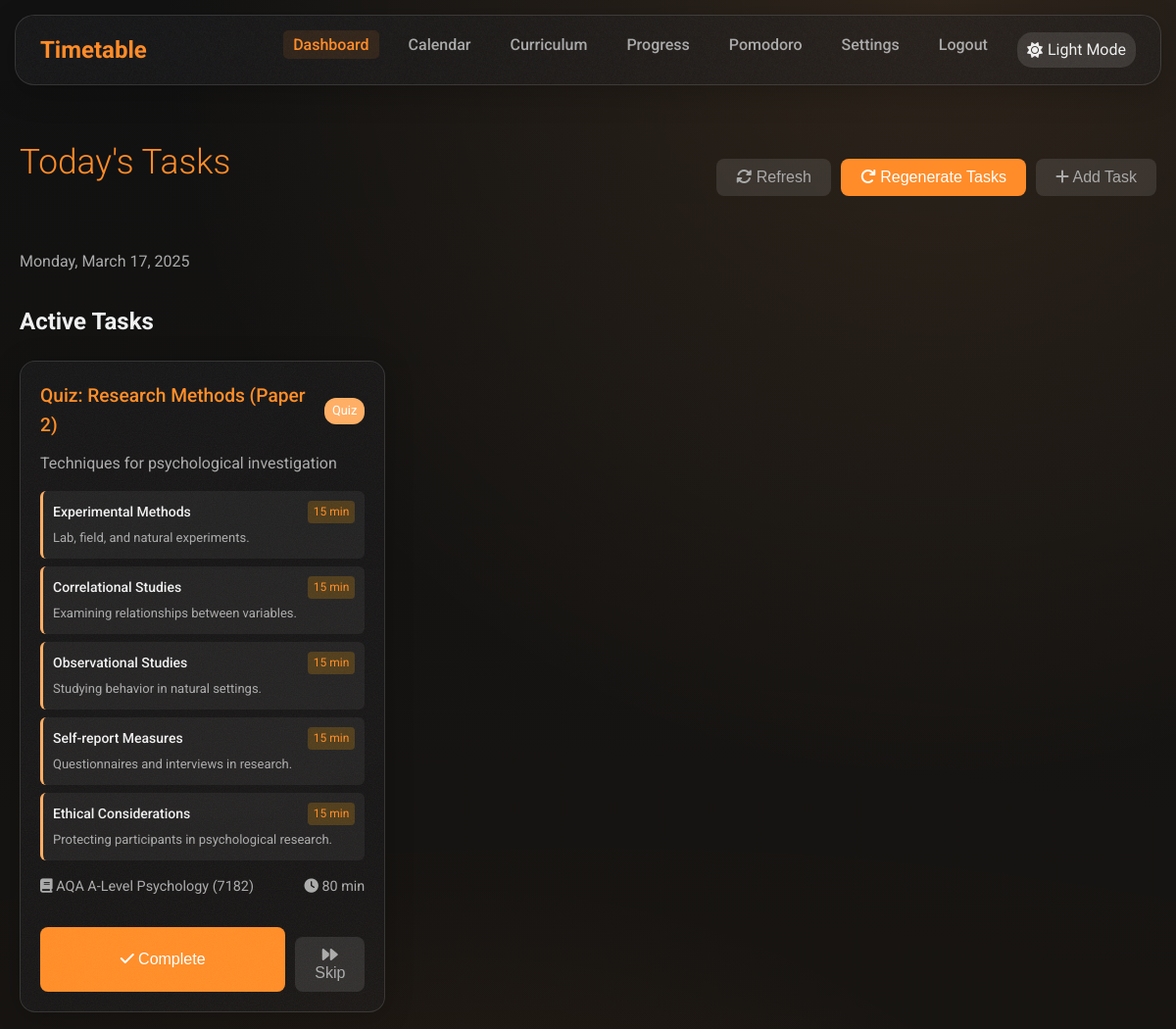
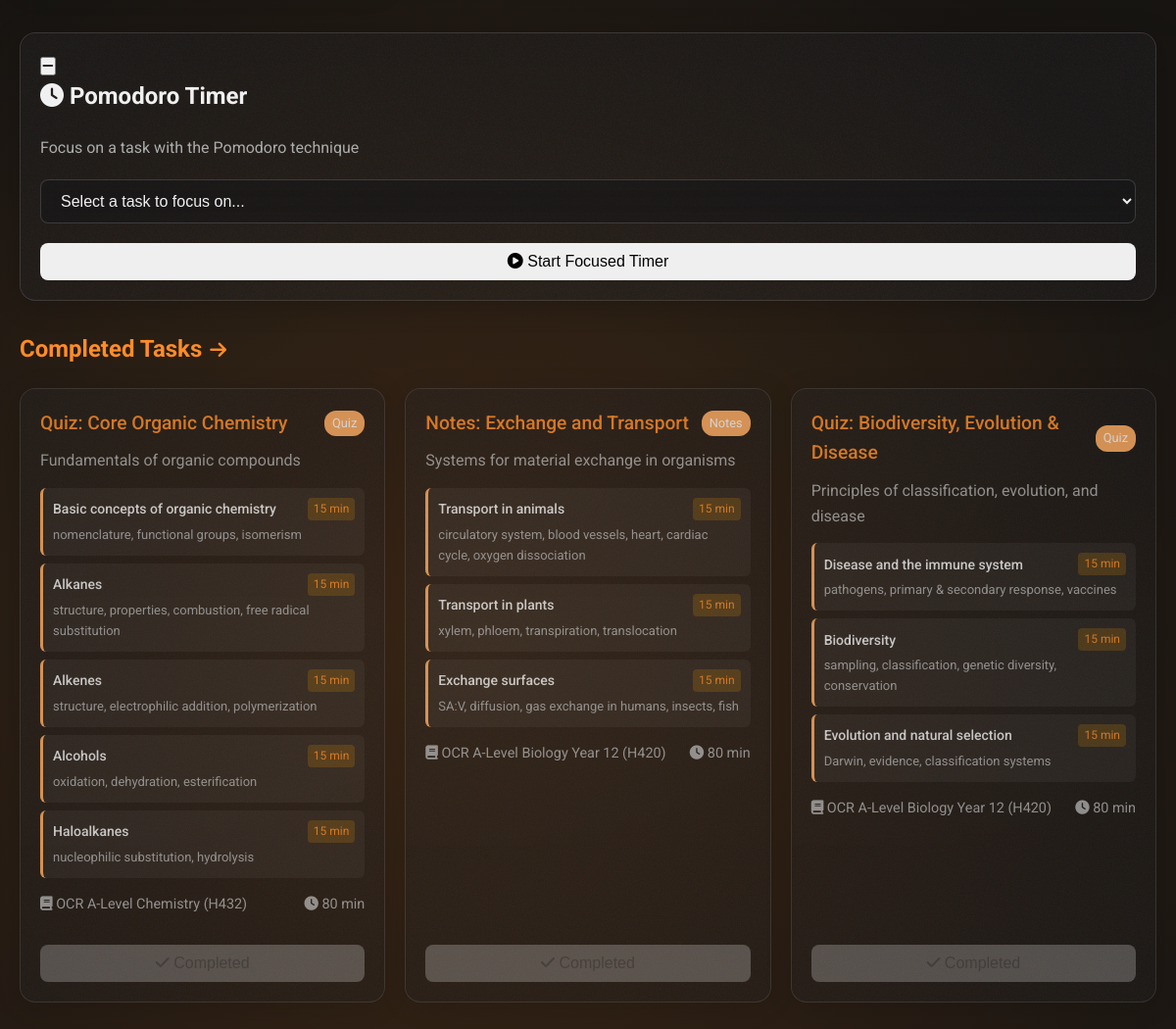
The page / (signed in) on the database its author committed (2 pictures, top to bottom).
### app/models/user.py (models this page shows, shortened)
class User(db.Model, UserMixin):
    __tablename__ = 'users'
    id = db.Column(db.Integer, primary_key=True)
    username = db.Column(db.String(50), unique=True, nullable=False)
    password_hash = db.Column(db.String(128), nullable=False)
    email = db.Column(db.String(100), unique=False, nullable=True)
    created_at = db.Column(db.DateTime, default=datetime.utcnow)
    last_login = db.Column(db.DateTime, nullable=True)
    study_hours_per_day = db.Column(db.Float, default=2.0)
    weekend_study_hours = db.Column(db.Float, default=3.0)
    dark_mode = db.Column(db.Boolean, default=False)
    task_type_preferences = db.relationship('TaskTypePreference', backref='user', lazy=True, cascade='all, delete-orphan')
    tasks = db.relationship('Task', back_populates='assigned_user', lazy=True, cascade='all, delete-orphan')
    subtopic_confidences = db.relationship('SubtopicConfidence', back_populates='user', lazy=True, cascade='all, delete-orphan')
    topic_confidences = db.relationship('TopicConfidence', back_populates='user', lazy=True, cascade='all, delete-orphan')

### app/models/task.py (models this page shows, shortened)
class Task(db.Model):
    __tablename__ = 'tasks'
    id = db.Column(db.Integer, primary_key=True)
    user_id = db.Column(db.Integer, db.ForeignKey('users.id'), nullable=False)
    subject_id = db.Column(db.Integer, db.ForeignKey('subjects.id'), nullable=False)
    topic_id = db.Column(db.Integer, db.ForeignKey('topics.id'), nullable=True)
    task_type_id = db.Column(db.Integer, db.ForeignKey('task_types.id'), nullable=False)
    title = db.Column(db.String(255), nullable=False)
    description = db.Column(db.Text, nullable=True)
    total_duration = db.Column(db.Integer, default=30)  # Duration in minutes
    created_at = db.Column(db.DateTime, default=datetime.utcnow)
    due_date = db.Column(db.Date, nullable=True)
    completed_at = db.Column(db.DateTime, nullable=True)
    skipped_at = db.Column(db.DateTime, nullable=True)
    subject = db.relationship('Subject', back_populates='tasks')
    topic = db.relationship('Topic', backref=db.backref('tasks', lazy=True))
    subtopics = db.relationship('TaskSubtopic', backref='task', lazy=True, cascade='all, delete-orphan')
    assigned_user = db.relationship('User', back_populates='tasks')

class TaskType(db.Model):
    __tablename__ = 'task_types'
    id = db.Column(db.Integer, primary_key=True)
    name = db.Column(db.String(50), nullable=False, unique=True)
    description = db.Column(db.Text, nullable=True)
    preferences = db.relationship('TaskTypePreference', backref='task_type', lazy=True, cascade='all, delete-orphan')
    tasks = db.relationship('Task', backref='task_type', lazy=True)

class TaskSubtopic(db.Model):
    __tablename__ = 'task_subtopics'
    id = db.Column(db.Integer, primary_key=True)
    task_id = db.Column(db.Integer, db.ForeignKey('tasks.id'), nullable=False)
    subtopic_id = db.Column(db.Integer, db.ForeignKey('subtopics.id'), nullable=False)
    duration = db.Column(db.Integer, default=15)  # Duration in minutes
    subtopic = db.relationship('Subtopic', back_populates='task_subtopics', lazy=True)

### app/models/curriculum.py (models this page shows, shortened)
class Subtopic(db.Model):
    __tablename__ = 'subtopics'
    id = db.Column(db.Integer, primary_key=True)
    topic_id = db.Column(db.Integer, db.ForeignKey('topics.id'), nullable=False)
    title = db.Column(db.String(255), nullable=False)
    description = db.Column(db.Text, nullable=True)
    value = db.Column(db.Integer, default=4)  # Used in the curriculum hierarchy
    estimated_duration = db.Column(db.Integer, default=15)  # Duration in minutes
    is_user_created = db.Column(db.Boolean, default=False)
    created_by_user_id = db.Column(db.Integer, db.ForeignKey('users.id'), nullable=True)
    topic = db.relationship('Topic', back_populates='subtopics', lazy=True)
    task_subtopics = db.relationship('TaskSubtopic', back_populates='subtopic', lazy=True, cascade='all, delete-orphan')
    subtopic_confidences = db.relationship('SubtopicConfidence', back_populates='subtopic', lazy=True, cascade='all, delete-orphan')

class Subject(db.Model):
    __tablename__ = 'subjects'
    id = db.Column(db.Integer, primary_key=True)
    title = db.Column(db.String(255), nullable=False)
    description = db.Column(db.Text, nullable=True)
    value = db.Column(db.Integer, default=1)  # Used in the curriculum hierarchy
    is_user_created = db.Column(db.Boolean, default=False)
    created_by_user_id = db.Column(db.Integer, db.ForeignKey('users.id'), nullable=True)
    topics = db.relationship('Topic', back_populates='subject', lazy=True, cascade='all, delete-orphan')
    tasks = db.relationship('Task', back_populates='subject', lazy=True)

### app/routes/main.py (the view)
@main_bp.route('/')
@login_required
def index():
    response = _get_index_data()
    return add_cache_headers(response, max_age=60)  # Short cache for dynamic dashboard

### app/templates/main/index.html (shortened to what this page needs)
{% extends "base.html" %}
{% block content %}
<div class="d-flex justify-between items-center mb-3">
    <h1 class="page-title">Today's Tasks</h1>
    <div class="d-flex gap-1">
        <button class="btn btn-secondary" data-href="{{ url_for('main.index') }}">
            <i class="fas fa-sync-alt"></i> Refresh
        </button>
        <button class="btn btn-primary" id="refresh-tasks-btn">
            <i class="fas fa-redo"></i> Regenerate Tasks
        </button>
        <button class="btn btn-secondary" id="add-bonus-task-btn">
            <i class="fas fa-plus"></i> Add Task
        </button>
    </div>
</div>
<div class="mb-3">
    <p class="text-secondary">{{ current_date.strftime('%A, %B %d, %Y') }}</p>
</div>
{% if not active_tasks and not completed_tasks %}
    <div class="glass-card text-center">
        <p class="mb-2">No tasks available for today.</p>
        <button class="btn btn-primary" id="generate-tasks-btn">Generate Tasks</button>
    </div>
{% else %}
    {% if active_tasks %}
        <h2 class="mb-2">Active Tasks</h2>
        <div class="grid">
            {% for task in active_tasks %}
                <div class="task-container">
                    <div class="glass-card task-card" id="task-{{ task.id }}">
                        <div class="task-header">
                            <h3 class="task-title">{{ task.title }}</h3>
                            <span class="task-badge">
                                {{ task.task_type.name|capitalize }}
                            </span>
                        </div>
                        <div class="task-content">
                            <p class="task-description">{{ task.description | safe }}</p>
                            <div class="task-subtopics">
                                {% for subtask in task.subtopics %}
                                <div class="subtopic-container">
                                    <div class="subtopic-header">
                                        <span class="subtopic-title">{{ subtask.subtopic.title }}</span>
                                        <span class="subtopic-duration">{{ subtask.duration }} min</span>
                                    </div>
                                    <div class="subtopic-description">{{ subtask.subtopic.description }}</div>
                                </div>
                                {% endfor %}
                            </div>
                            <div class="task-meta">
                                <span>
                                    <i class="fas fa-book"></i> {{ task.subject.title }}
                                </span>
                                <span>
                                    <i class="fas fa-clock"></i> {{ task.total_duration }} min
                                </span>
                            </div>
                        </div>
                        <div class="task-actions">
                            <button class="btn btn-primary w-full" onclick="event.preventDefault(); completeTask('{{ task.id }}')">
                                <i class="fas fa-check"></i> Complete
                            </button>
                            <div class="d-flex gap-1 mt-1">
                                <button class="btn btn-secondary flex-1" onclick="event.preventDefault(); skipTask('{{ task.id }}')">
                                    <i class="fas fa-forward"></i> Skip
                                </button>
                            </div>
                        </div>
                    </div>
                </div>
            {% endfor %}
        </div>
    {% endif %}
    {% if active_tasks %}
        <div class="glass-card mt-3 mb-3 pomodoro-compact" id="pomodoro-container">
            <button class="hide-pomodoro-btn" id="toggle-pomodoro-btn" title="Hide Pomodoro Timer">
                <i class="fas fa-minus"></i>
            </button>
            <h2 class="mb-2"><i class="fas fa-clock"></i> Pomodoro Timer</h2>
            <div class="pomodoro-content" id="pomodoro-content">
                <p class="text-secondary mb-2">Focus on a task with the Pomodoro technique</p>
                <select id="pomodoro-task-select" class="form-control mb-2">
                    <option value="">Select a task to focus on...</option>
                </select>
                <button id="start-pomodoro-btn" class="btn w-full">
                    <i class="fas fa-play-circle"></i> Start Focused Timer
                </button>
            </div>
        </div>
    {% endif %}
    {% if completed_tasks %}
        <h2 class="mt-4 mb-2"><a href="{{ url_for('main.progress') }}" class="text-accent" style="text-decoration: none; display: flex; align-items: center;">Completed Tasks <i class="fas fa-arrow-right" style="margin-left: 8px; font-size: 0.8em;"></i></a></h2>
        <div class="grid">
            {% for task in completed_tasks %}
                <div class="task-container">
                    <div class="glass-card task-card" style="opacity: 0.8;">
                        <div class="task-header">
                            <h3 class="task-title">{{ task.title }}</h3>
                            <span class="task-badge">
                                {{ task.task_type.name|capitalize }}
                            </span>
                        </div>
                        <div class="task-content">
                            <p class="task-description">{{ task.description | safe }}</p>
                            <div class="task-subtopics">
                                {% for subtask in task.subtopics %}
                                <div class="subtopic-container">
                                    <div class="subtopic-header">
                                        <span class="subtopic-title">{{ subtask.subtopic.title }}</span>
                                        <span class="subtopic-duration">{{ subtask.duration }} min</span>
                                    </div>
                                    <div class="subtopic-description">{{ subtask.subtopic.description }}</div>
                                </div>
                                {% endfor %}
                            </div>
                            <div class="task-meta">
                                <span>
                                    <i class="fas fa-book"></i> {{ task.subject.title }}
                                </span>
                                <span>
                                    <i class="fas fa-clock"></i> {{ task.total_duration }} min
                                </span>
                            </div>
                        </div>
                        <div class="task-actions">
                            <button class="btn btn-success w-full" disabled>
                                <i class="fas fa-check"></i> Completed
                            </button>
                        </div>
                    </div>
                </div>
            {% endfor %}
        </div>
    {% endif %}
{% endif %}
{% endblock %}

### app/templates/base.html (shortened to what this page needs)
<!DOCTYPE html>
<html lang="en" data-theme="{{ 'dark' if current_user.is_authenticated and current_user.dark_mode else 'light' }}">
<head>
    <link rel="stylesheet" href="{{ url_for('static', filename='css/style.css') }}">
    <link rel="stylesheet" href="{{ url_for('static', filename='css/animations.css') }}">
    <link rel="stylesheet" href="https://cdnjs.cloudflare.com/ajax/libs/font-awesome/6.4.0/css/all.min.css">
</head>
<body class="{% block body_class %}{% endblock %}">
<header>
        <nav class="navbar glass-noise">
            <a href="{{ url_for('main.index') }}" class="navbar-brand">Timetable</a>
            <ul class="navbar-nav" id="navbar-nav">
                {% if current_user.is_authenticated %}
                <li><a href="{{ url_for('main.index') }}" class="nav-link {{ 'active' if request.endpoint == 'main.index' }}">Dashboard</a></li>
                <li><a href="{{ url_for('main.calendar') }}" class="nav-link {{ 'active' if request.endpoint == 'main.calendar' }}">Calendar</a></li>
                <li><a href="{{ url_for('main.curriculum') }}" class="nav-link {{ 'active' if request.endpoint == 'main.curriculum' }}">Curriculum</a></li>
                <li><a href="{{ url_for('main.progress') }}" class="nav-link {{ 'active' if request.endpoint == 'main.progress' }}">Progress</a></li>
                <li><a href="{{ url_for('main.pomodoro') }}" class="nav-link {{ 'active' if request.endpoint == 'main.pomodoro' }}">Pomodoro</a></li>
                <li><a href="{{ url_for('main.settings') }}" class="nav-link {{ 'active' if request.endpoint == 'main.settings' }}">Settings</a></li>
                <li><a href="{{ url_for('auth.logout') }}" class="nav-link">Logout</a></li>
                <li>
                    <div class="dark-mode-toggle glass-noise" id="dark-mode-toggle">
                        <i class="fas {{ 'fa-sun' if current_user.dark_mode else 'fa-moon' }}"></i>
                        <span>{{ 'Light Mode' if current_user.dark_mode else 'Dark Mode' }}</span>
                    </div>
                </li>
                {% else %}
                <li><a href="{{ url_for('auth.login') }}" class="nav-link {{ 'active' if request.endpoint == 'auth.login' }}">Login</a></li>
                <li><a href="{{ url_for('auth.register') }}" class="nav-link {{ 'active' if request.endpoint == 'auth.register' }}">Register</a></li>
                {% endif %}
            </ul>
        </nav>
    </header>
    <main class="container">
        {% block content %}{% endblock %}
    </main>
</body>
</html>

### rows shown on the page
User: dark_mode "Light Mode"
Task: title "Quiz: Research Methods (Paper 2)", task_type.name "Quiz", description "Techniques for psychological investigation", subject "AQA A-Level Psychology (7182)", total_duration "80"
TaskSubtopic: subtopic "Experimental Methods", duration "15", subtopic.description "Lab, field, and natural experiments."
TaskSubtopic: subtopic "Correlational Studies", duration "15", subtopic.description "Examining relationships between variables."
TaskSubtopic: subtopic "Observational Studies", duration "15", subtopic.description "Studying behavior in natural settings."
TaskSubtopic: subtopic "Self-report Measures", duration "15", subtopic.description "Questionnaires and interviews in research."
TaskSubtopic: subtopic "Ethical Considerations", duration "15", subtopic.description "Protecting participants in psychological research."
Task: title "Quiz: Core Organic Chemistry", task_type.name "Quiz", description "Fundamentals of organic compounds", subject "OCR A-Level Chemistry (H432)", total_duration "80"
TaskSubtopic: subtopic "Basic concepts of organic chemistry", duration "15", subtopic.description "nomenclature, functional groups, isomerism"
TaskSubtopic: subtopic "Alkanes", duration "15", subtopic.description "structure, properties, combustion, free radical substitution"
TaskSubtopic: subtopic "Alkenes", duration "15", subtopic.description "structure, electrophilic addition, polymerization"
TaskSubtopic: subtopic "Alcohols", duration "15", subtopic.description "oxidation, dehydration, esterification"
TaskSubtopic: subtopic "Haloalkanes", duration "15", subtopic.description "nucleophilic substitution, hydrolysis"
Task: title "Notes: Exchange and Transport", task_type.name "Notes", description "Systems for material exchange in organisms", subject "OCR A-Level Biology Year 12 (H420)", total_duration "80"
TaskSubtopic: subtopic "Transport in animals", duration "15", subtopic.description "circulatory system, blood vessels, heart, cardiac cycle, oxygen dissociation"
TaskSubtopic: subtopic "Transport in plants", duration "15", subtopic.description "xylem, phloem, transpiration, translocation"
TaskSubtopic: subtopic "Exchange surfaces", duration "15", subtopic.description "SA:V, diffusion, gas exchange in humans, insects, fish"
Task: title "Quiz: Biodiversity, Evolution & Disease", task_type.name "Quiz", description "Principles of classification, evolution, and disease", subject "OCR A-Level Biology Year 12 (H420)", total_duration "80"
TaskSubtopic: subtopic "Disease and the immune system", duration "15", subtopic.description "pathogens, primary & secondary response, vaccines"
TaskSubtopic: subtopic "Biodiversity", duration "15", subtopic.description "sampling, classification, genetic diversity, conservation"
TaskSubtopic: subtopic "Evolution and natural selection", duration "15", subtopic.description "Darwin, evidence, classification systems"
